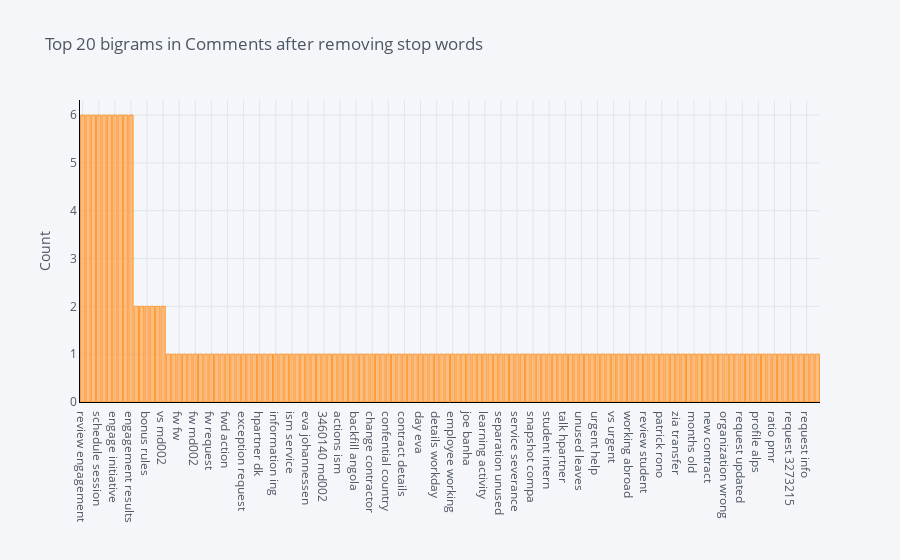

Here is the notebook cell this chart was saved with:
### Code cell
# This produces the list fo top 20 Two word combinations in input text - Excluding stop words
# The number 20 here can be changed to increase the change the number of words in the output
common_words = get_top_n_bigram(df['Comments'], 200)
for word, freq in common_words:
    print(word, freq)
df3 = pd.DataFrame(common_words, columns = ['Comments' , 'count'])
df3.groupby('Comments').sum()['count'].sort_values(ascending=False).iplot(
    kind='bar', yTitle='Count', linecolor='black', title='Top 20 bigrams in Comments after removing stop words')

### Figure 1 — Plotly figure (JSON) as saved in the notebook; plotly's stock layout.template omitted (floating-point values rounded to 4 significant figures; data arrays with more than 128 entries replaced by an {"elided": "..."} marker saying what was removed)
{"data": [{"marker": {"color": "rgba(255, 153, 51, 0.6)", "line": {"color": "rgba(255, 153, 51, 1.0)", "width": 1}}, "name": "count", "orientation": "v", "text": "", "type": "bar", "x": {"elided": "138 str values"}, "y": {"elided": "138 int values"}}], "layout": {"legend": {"bgcolor": "#F5F6F9", "font": {"color": "#4D5663"}}, "paper_bgcolor": "#F5F6F9", "plot_bgcolor": "#F5F6F9", "title": {"font": {"color": "#4D5663"}, "text": "Top 20 bigrams in Comments after removing stop words"}, "xaxis": {"gridcolor": "#E1E5ED", "linecolor": "black", "showgrid": true, "tickfont": {"color": "#4D5663"}, "title": {"font": {"color": "#4D5663"}, "text": ""}, "zerolinecolor": "#E1E5ED"}, "yaxis": {"gridcolor": "#E1E5ED", "linecolor": "black", "showgrid": true, "tickfont": {"color": "#4D5663"}, "title": {"font": {"color": "#4D5663"}, "text": "Count"}, "zerolinecolor": "#E1E5ED"}}}
